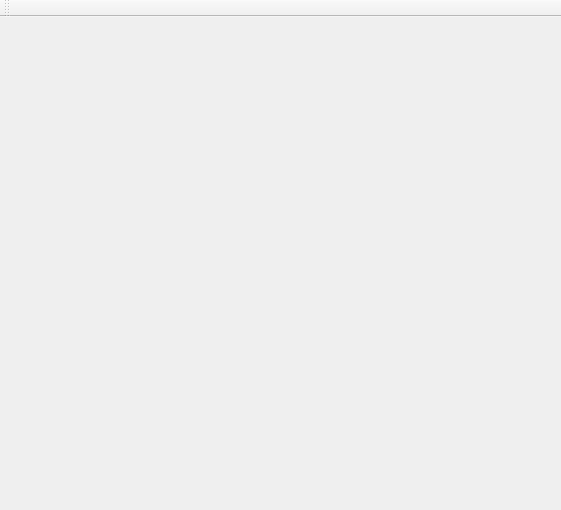
<?xml version="1.0" encoding="UTF-8"?>
<ui version="4.0">
 <class>MainWindow</class>
 <widget class="QMainWindow" name="MainWindow">
  <property name="geometry">
   <rect>
    <x>0</x>
    <y>0</y>
    <width>561</width>
    <height>510</height>
   </rect>
  </property>
  <property name="windowTitle">
   <string>MainWindow</string>
  </property>
  <widget class="QWidget" name="centralWidget">
   <widget class="QPushButton" name="pushButton">
    <property name="geometry">
     <rect>
      <x>1200</x>
      <y>5</y>
      <width>31</width>
      <height>23</height>
     </rect>
    </property>
    <property name="autoFillBackground">
     <bool>false</bool>
    </property>
    <property name="styleSheet">
     <string notr="true"/>
    </property>
    <property name="text">
     <string/>
    </property>
    <property name="icon">
     <iconset>
      <normaloff>:/images/minnormal.png</normaloff>
      <normalon>:/images/minonhover.png</normalon>
      <activeoff>:/images/minnormal.png</activeoff>
      <activeon>:/images/minonhover.png</activeon>
      <selectedoff>:/images/minnormal.png</selectedoff>
      <selectedon>:/images/minonhover.png</selectedon>:/images/minnormal.png</iconset>
    </property>
   </widget>
   <widget class="QPushButton" name="pushButton_2">
    <property name="geometry">
     <rect>
      <x>1240</x>
      <y>5</y>
      <width>31</width>
      <height>23</height>
     </rect>
    </property>
    <property name="styleSheet">
     <string notr="true"/>
    </property>
    <property name="text">
     <string/>
    </property>
    <property name="icon">
     <iconset>
      <normaloff>:/images/closenormal.png</normaloff>
      <normalon>:/images/closehover.png</normalon>:/images/closenormal.png</iconset>
    </property>
   </widget>
  </widget>
  <widget class="QToolBar" name="toolBar">
   <property name="windowTitle">
    <string>toolBar</string>
   </property>
   <attribute name="toolBarArea">
    <enum>TopToolBarArea</enum>
   </attribute>
   <attribute name="toolBarBreak">
    <bool>false</bool>
   </attribute>
  </widget>
 </widget>
 <layoutdefault spacing="6" margin="11"/>
 <resources/>
 <connections/>
</ui>
